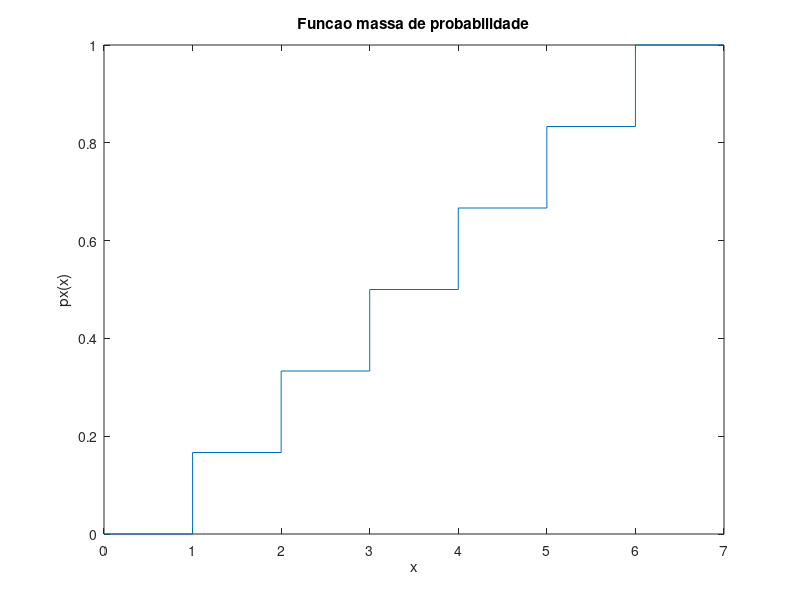

The MATLAB script that drew this image:

%% 1 a)

%  x = {1,2,3,4,5,6}
% p(x) = 1/6
x = 1:6
p = ones(1,6)/6

stem(x,p);
xlabel('x'); 
ylabel('px(x)');
title('Funcao massa de probabilidade');

%% 1 b)

%  x = {1,2,3,4,5,6}
% p(x) = 1/6
x = 0:7
p = ones(1,6)/6
y = [0 cumsum(p) 1]

stairs(x,y);
xlabel('x'); 
ylabel('px(x)');
title('Funcao massa de probabilidade');